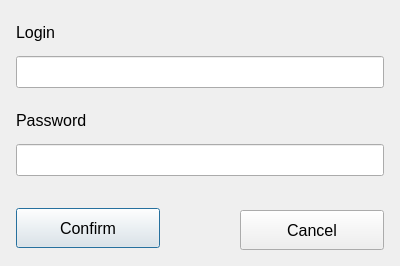
<?xml version="1.0" encoding="UTF-8"?>
<ui version="4.0">
 <class>LoginRequest</class>
 <widget class="QDialog" name="LoginRequest">
  <property name="geometry">
   <rect>
    <x>0</x>
    <y>0</y>
    <width>400</width>
    <height>266</height>
   </rect>
  </property>
  <property name="sizePolicy">
   <sizepolicy hsizetype="Fixed" vsizetype="Fixed">
    <horstretch>0</horstretch>
    <verstretch>0</verstretch>
   </sizepolicy>
  </property>
  <property name="minimumSize">
   <size>
    <width>400</width>
    <height>266</height>
   </size>
  </property>
  <property name="maximumSize">
   <size>
    <width>400</width>
    <height>266</height>
   </size>
  </property>
  <property name="windowTitle">
   <string>Dialog</string>
  </property>
  <widget class="QLineEdit" name="lineEdit">
   <property name="geometry">
    <rect>
     <x>16</x>
     <y>56</y>
     <width>368</width>
     <height>32</height>
    </rect>
   </property>
   <property name="sizePolicy">
    <sizepolicy hsizetype="Fixed" vsizetype="Fixed">
     <horstretch>0</horstretch>
     <verstretch>0</verstretch>
    </sizepolicy>
   </property>
   <property name="minimumSize">
    <size>
     <width>368</width>
     <height>32</height>
    </size>
   </property>
   <property name="maximumSize">
    <size>
     <width>368</width>
     <height>32</height>
    </size>
   </property>
  </widget>
  <widget class="QLineEdit" name="lineEdit_2">
   <property name="geometry">
    <rect>
     <x>16</x>
     <y>144</y>
     <width>368</width>
     <height>32</height>
    </rect>
   </property>
   <property name="sizePolicy">
    <sizepolicy hsizetype="Fixed" vsizetype="Fixed">
     <horstretch>0</horstretch>
     <verstretch>0</verstretch>
    </sizepolicy>
   </property>
   <property name="minimumSize">
    <size>
     <width>368</width>
     <height>32</height>
    </size>
   </property>
   <property name="maximumSize">
    <size>
     <width>368</width>
     <height>32</height>
    </size>
   </property>
  </widget>
  <widget class="QPushButton" name="pbConfirm">
   <property name="geometry">
    <rect>
     <x>16</x>
     <y>208</y>
     <width>144</width>
     <height>40</height>
    </rect>
   </property>
   <property name="sizePolicy">
    <sizepolicy hsizetype="Fixed" vsizetype="Fixed">
     <horstretch>0</horstretch>
     <verstretch>0</verstretch>
    </sizepolicy>
   </property>
   <property name="minimumSize">
    <size>
     <width>144</width>
     <height>40</height>
    </size>
   </property>
   <property name="maximumSize">
    <size>
     <width>144</width>
     <height>40</height>
    </size>
   </property>
   <property name="font">
    <font>
     <pointsize>12</pointsize>
    </font>
   </property>
   <property name="text">
    <string>Confirm</string>
   </property>
  </widget>
  <widget class="QPushButton" name="pbCancel">
   <property name="geometry">
    <rect>
     <x>240</x>
     <y>210</y>
     <width>144</width>
     <height>40</height>
    </rect>
   </property>
   <property name="sizePolicy">
    <sizepolicy hsizetype="Fixed" vsizetype="Fixed">
     <horstretch>0</horstretch>
     <verstretch>0</verstretch>
    </sizepolicy>
   </property>
   <property name="minimumSize">
    <size>
     <width>144</width>
     <height>40</height>
    </size>
   </property>
   <property name="maximumSize">
    <size>
     <width>144</width>
     <height>40</height>
    </size>
   </property>
   <property name="font">
    <font>
     <pointsize>12</pointsize>
    </font>
   </property>
   <property name="text">
    <string>Cancel</string>
   </property>
  </widget>
  <widget class="QLabel" name="label">
   <property name="geometry">
    <rect>
     <x>16</x>
     <y>16</y>
     <width>160</width>
     <height>32</height>
    </rect>
   </property>
   <property name="sizePolicy">
    <sizepolicy hsizetype="Fixed" vsizetype="Fixed">
     <horstretch>0</horstretch>
     <verstretch>0</verstretch>
    </sizepolicy>
   </property>
   <property name="minimumSize">
    <size>
     <width>160</width>
     <height>32</height>
    </size>
   </property>
   <property name="maximumSize">
    <size>
     <width>160</width>
     <height>32</height>
    </size>
   </property>
   <property name="font">
    <font>
     <pointsize>12</pointsize>
    </font>
   </property>
   <property name="text">
    <string>Login</string>
   </property>
  </widget>
  <widget class="QLabel" name="label_2">
   <property name="geometry">
    <rect>
     <x>16</x>
     <y>104</y>
     <width>160</width>
     <height>32</height>
    </rect>
   </property>
   <property name="sizePolicy">
    <sizepolicy hsizetype="Fixed" vsizetype="Fixed">
     <horstretch>0</horstretch>
     <verstretch>0</verstretch>
    </sizepolicy>
   </property>
   <property name="minimumSize">
    <size>
     <width>160</width>
     <height>32</height>
    </size>
   </property>
   <property name="maximumSize">
    <size>
     <width>160</width>
     <height>32</height>
    </size>
   </property>
   <property name="font">
    <font>
     <pointsize>12</pointsize>
    </font>
   </property>
   <property name="text">
    <string>Password</string>
   </property>
  </widget>
 </widget>
 <resources/>
 <connections/>
</ui>
